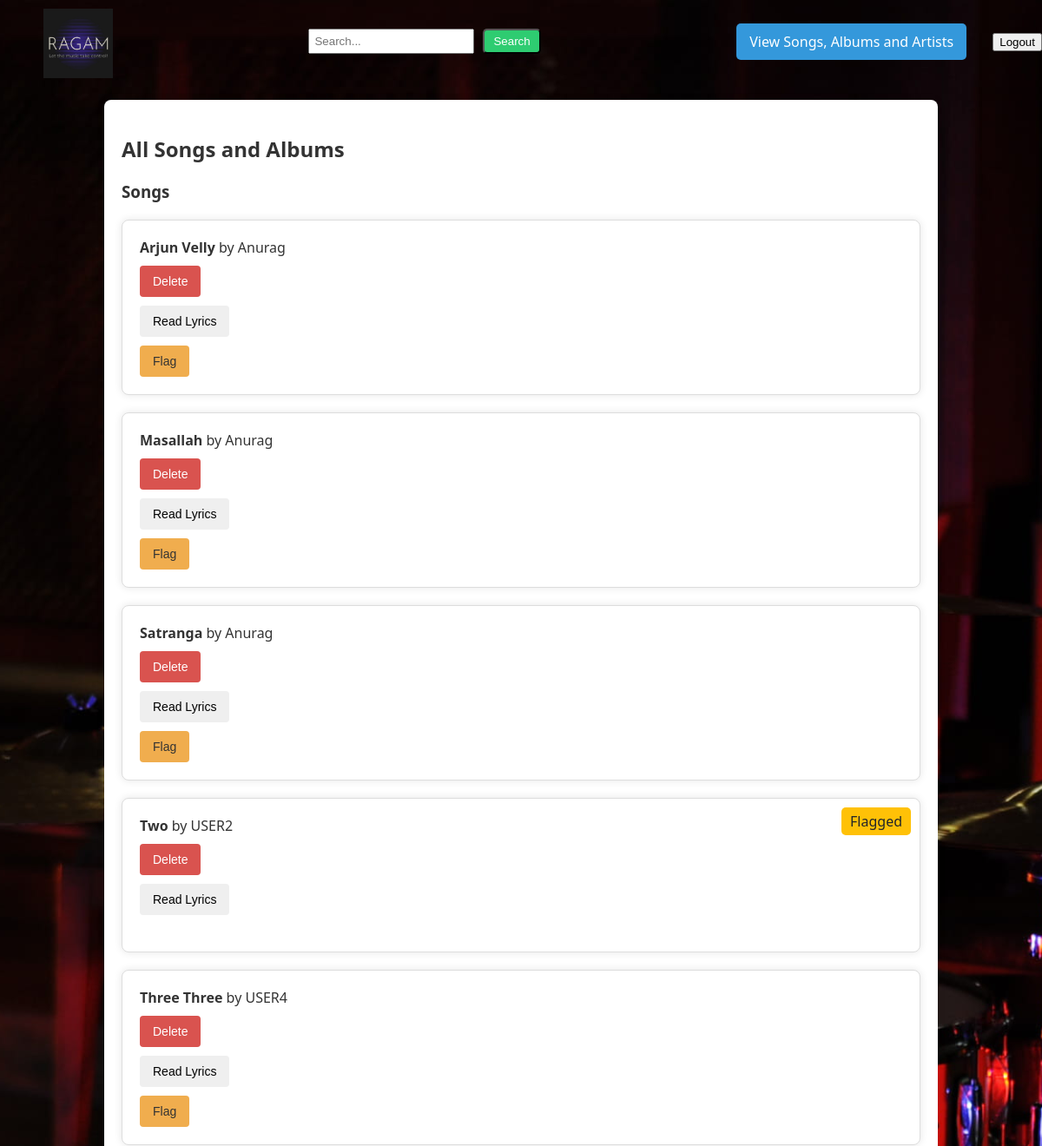
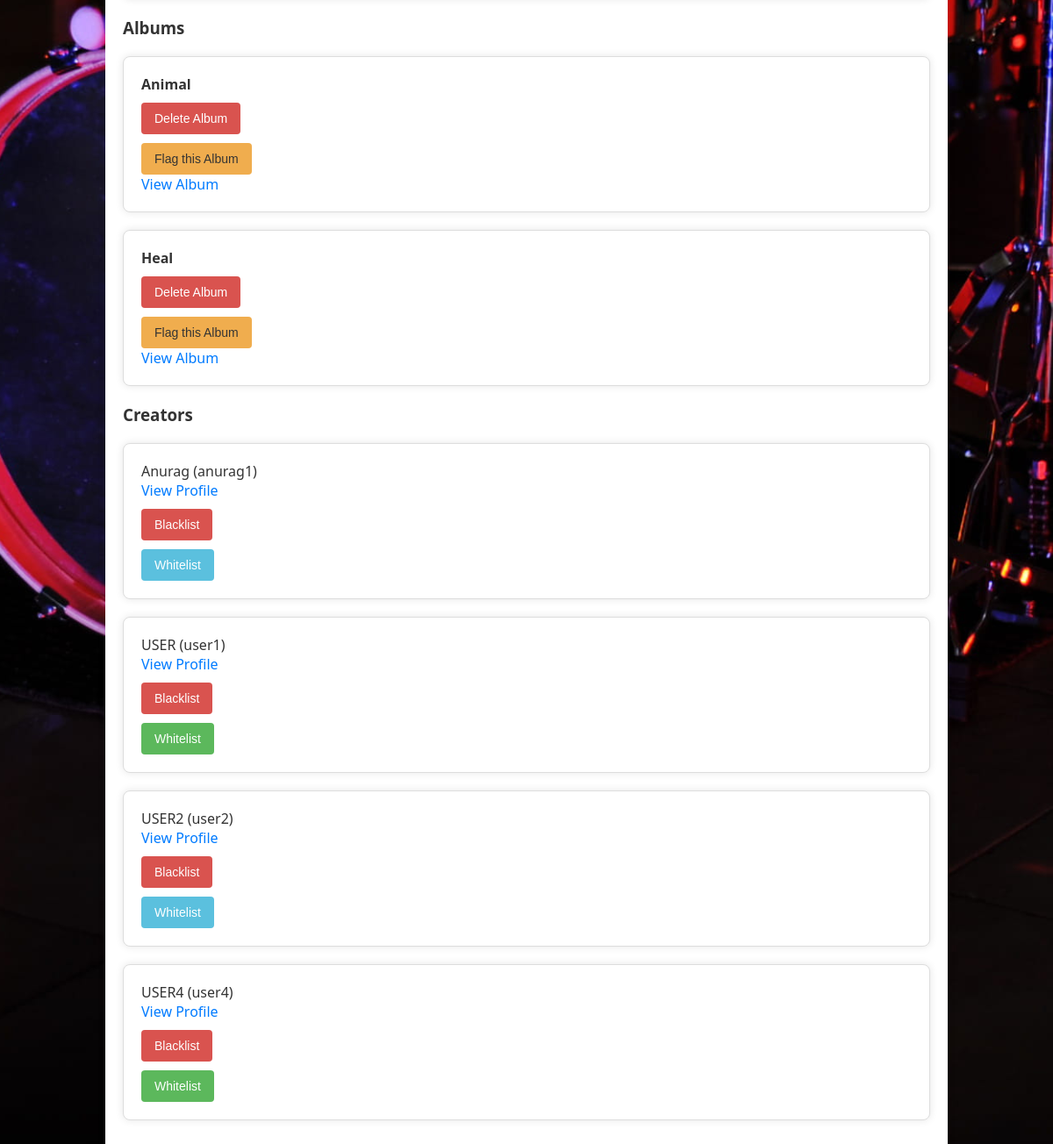
Screenshot of /songs_and_albums with the database file from the repository (2 pictures, top to bottom).
### models.py (models this page shows, shortened)
class Song(db.Model):
    id = db.Column(db.Integer, primary_key=True)
    title = db.Column(db.String(255), nullable=False)
    lyrics = db.Column(db.Text, nullable=True)
    duration = db.Column(db.String(20), nullable=False)
    date_created = db.Column(db.DateTime, default=db.func.current_timestamp())
    artist = db.Column(db.String(100))
    file_path = db.Column(db.String(255), nullable=False)
    playlists = relationship('Playlist', secondary='playlist_song', back_populates='songs')
    genre = db.Column(db.String(20))
    flag = db.Column(db.Boolean, default=False)  # Add this line for genre
    album_id = db.Column(db.Integer, ForeignKey('album.id'), nullable=True)  # Add this line for album
    album = relationship('Album', back_populates='songs', lazy=True)

class Album(db.Model):
    id = db.Column(db.Integer, primary_key=True)
    name = db.Column(db.String(100), nullable=False)
    user_id = db.Column(db.Integer, nullable=False)
    flag = db.Column(db.Boolean, default=False)
    songs = relationship('Song', back_populates='album', lazy=True)

class User(db.Model):
    id = db.Column(db.Integer, primary_key=True)
    username = db.Column(db.String(80), unique=True, nullable=False)
    password = db.Column(db.String(100), nullable=False)
    name = db.Column(db.String(100), nullable=True)
    role = db.Column(db.String(20), nullable=False)
    is_creator = db.Column(db.Boolean, default=False)
    playlists = relationship('Playlist', backref='user', lazy=True)
    blacklist = db.Column(db.Boolean, default=False)

### routes.py (the view)
@app.route('/songs_and_albums')
def songs_and_albums():
    all_songs = Song.query.all()
    all_albums = Album.query.all()
    all_creators = User.query.filter_by(is_creator=1).all()
    return render_template('songs_and_albums.html', all_songs=all_songs, all_albums=all_albums, all_creators=all_creators)

### templates/songs_and_albums.html (shortened to what this page needs)
{% extends "admin_base.html" %}
{% block content %}
<!DOCTYPE html>
<html lang="en">
<head>
</head>
<body>
    <div class="container">
        <div class="admin-content">
            <h2>All Songs and Albums</h2>
            <h3>Songs</h3>
            <ul>
                {% for song in all_songs %}
                <li>
                    <strong>{{ song.title }}</strong> by {{ song.artist }}<br>
                    <form method="post" action="{{ url_for('adelete_song', song_id=song.id) }}">
                        <button type="submit" class="btn btn-danger">Delete</button>
                    </form>
                    <form method="post" action="{{ url_for('aread_lyrics', song_id=song.id) }}">
                        <button type="submit" class="btn btn-primary">Read Lyrics</button>
                    </form>
                    {% if song.flag %}
                    <span class="badge badge-warning">Flagged</span><br>
                    {% else %}
                    <form method="post" action="{{ url_for('aflag_song', song_id=song.id) }}">
                        <button type="submit" class="btn btn-warning">Flag</button>
                    </form>
                    {% endif %}
                </li>
                {% endfor %}
            </ul>
            <h3>Albums</h3>
            <ul>
                {% for album in all_albums %}
                <li>
                    <strong>{{ album.name }}</strong><br>
                    <form method="post" action="{{ url_for('adelete_album', album_id=album.id) }}"
                        onsubmit="return confirm('Are you sure you want to delete this album?');">
                        <button type="submit" class="btn btn-danger">Delete Album</button>
                    </form>
                    {% if album.flag == 0 %}
                    <form method="post" action="{{ url_for('aflag_album', album_id=album.id) }}"
                        onsubmit="return confirm('Are you sure you want to flag this album?');">
                        <button type="submit" class="btn btn-warning">Flag this Album</button>
                    </form>
                    {% else %}
                    <button type="button" class="btn btn-warning" disabled>Flagged</button>
                    {% endif %}
                    <a href="{{ url_for('aview_album', album_id=album.id) }}" class="btn btn-primary">View Album</a>
                </li>
                {% endfor %}
            </ul>
            <h3>Creators</h3>
<ul>
    {% for creator in all_creators %}
        <li>
            {{ creator.name }} ({{ creator.username }})<br>
            <a href="{{ url_for('view_acreator_profile', creator_id=creator.id) }}" class="btn btn-primary">View Profile</a>
            <form method="post" action="{{ url_for('blacklist_creator', creator_id=creator.id) }}">
                <button type="submit" class="btn btn-danger">Blacklist</button>
            </form>
            {% if creator.blacklist == 0 %}
                <form method="post" action="{{ url_for('whitelist_creator', creator_id=creator.id) }}" disabled>
                    <button type="submit" class="btn btn-secondary" disabled>Whitelist</button>
                </form>
            {% else %}
                <form method="post" action="{{ url_for('whitelist_creator', creator_id=creator.id) }}">
                    <button type="submit" class="btn btn-success">Whitelist</button>
                </form>
            {% endif %}
        </li>
    {% endfor %}
</ul>
        </div>
    </div>
</body>
</html>
{%endblock%}

### templates/admin_base.html (style rules this page uses)
body { font-family: Arial, sans-serif; background-image: url(/static/wallpaperflare.com_wallpaper.jpg); background-size: cover; background-position: center; margin: 0; padding: 0; }

### templates/songs_and_albums.html (style rules this page uses)
body { font-family: 'Segoe UI', Tahoma, Geneva, Verdana, sans-serif; background-color: #f5f5f5; color: #333; margin: 0; }
.container { width: 80%; margin: 0 auto; }
.admin-content { background: #fff; border-radius: 8px; padding: 20px; margin-top: 20px; box-shadow: 0 0 10px rgba(0, 0, 0, 0.1); }
h2, h3 { color: #333; margin-bottom: 20px; }
ul { list-style-type: none; padding: 0; }
li { margin-bottom: 20px; padding: 20px; border: 1px solid #ddd; border-radius: 8px; background-color: #fff; box-shadow: 0 0 10px rgba(0, 0, 0, 0.1); position: relative; }
a { color: #007bff; text-decoration: none; }
button.btn { margin-top: 10px; cursor: pointer; }
button.btn-danger, button.btn-primary, button.btn-warning, button.btn-success, button.btn-secondary { margin-right: 10px; border-radius: 4px; border: none; padding: 10px 15px; font-size: 14px; cursor: pointer; transition: background-color 0.3s ease; }
button.btn-danger { background-color: #d9534f; color: #fff; }
button.btn-warning { background-color: #f0ad4e; color: #333; }
button.btn-secondary { background-color: #5bc0de; color: #fff; }
button.btn-success { background-color: #5cb85c; color: #fff; }
.badge { position: absolute; top: 10px; right: 10px; padding: 5px 10px; border-radius: 5px; background-color: #ffc107; color: #212529; }

### rows the page displays
Song: title "Arjun Velly", artist "Anurag"
Song: title "Masallah", artist "Anurag"
Song: title "Satranga", artist "Anurag"
Song: title "Two", artist "USER2", flag "Flagged"
Song: title "Three Three", artist "USER4"
Album: name "Animal"
Album: name "Heal"
User: name "Anurag", username "anurag1"
User: name "USER", username "user1"
User: name "USER2", username "user2"
User: name "USER4", username "user4"
